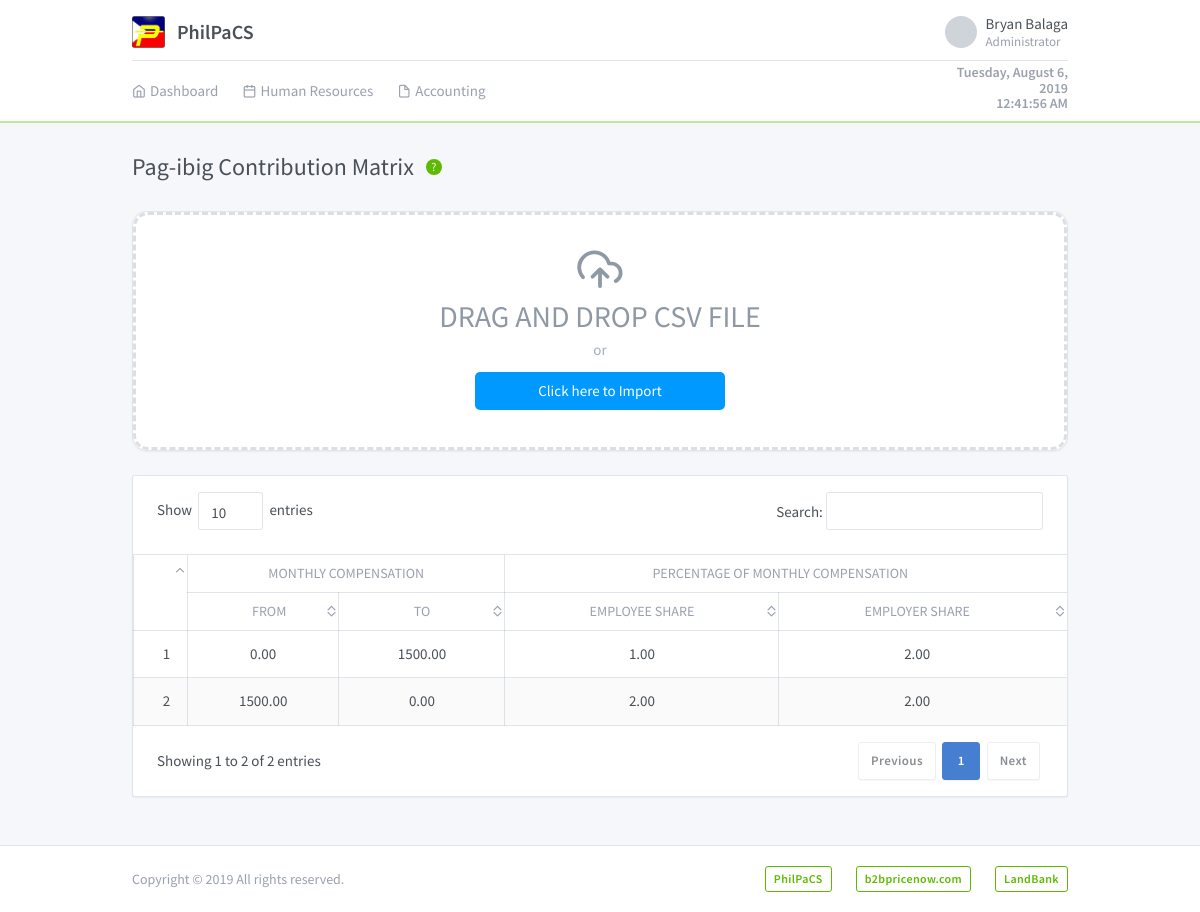
The page /system/contribution.pagibig.php (signed in) on the database as committed earlier.
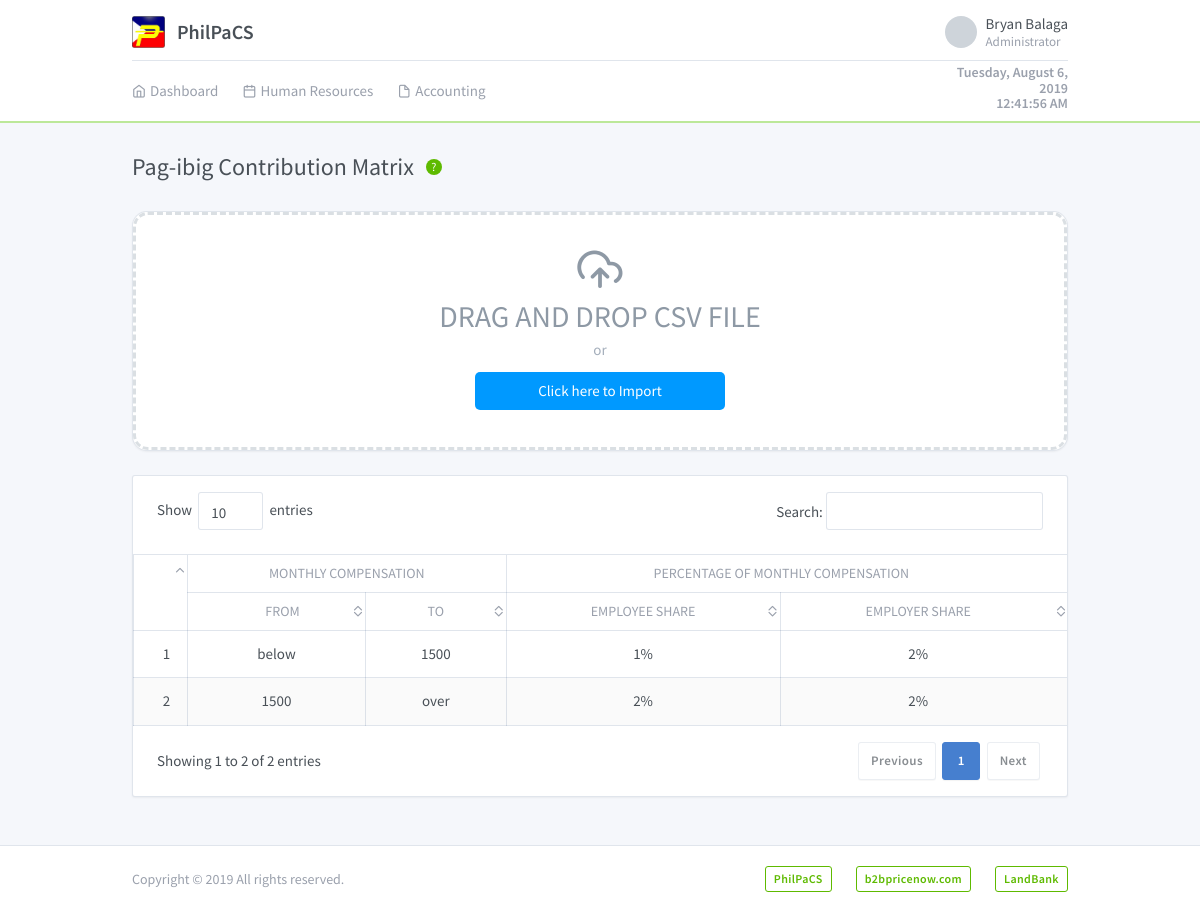
The same page on the database as committed later.
### tables this page shows
CREATE TABLE `pagibigmatrixtbl` (
  `pagibigMatrixID` int(11) NOT NULL AUTO_INCREMENT,
  `monthlyCompensationFrom` varchar(50) NOT NULL,
  `monthlyCompensationTo` varchar(50) NOT NULL,
  `employeeShare` varchar(50) NOT NULL,
  `employerShare` varchar(50) NOT NULL,
  PRIMARY KEY (`pagibigMatrixID`)
);

### models/Config.php (called while the page is built, shortened)
<?php
require_once 'Database.php';
class Config extends Database {
	protected $conn;
	public function __construct() {
		$database = new Database();
		$this->conn = $database->db_connection();
	}
	public function runQuery($sql) {
		$stmt = $this->conn->prepare($sql);
		return $stmt;
	}
}

### models/Database.php (called while the page is built, shortened)
<?php
class Database {
	private $host = "localhost";
	private $dbname = "philpacs";
	private $username = "root";
	private $password = "";
	public function db_connection(){
		try {
			$this->conn = new PDO("mysql:host=" . $this->host . ";dbname=" . $this->dbname, $this->username, $this->password);
			$this->conn->setAttribute(PDO::ATTR_ERRMODE, PDO::ERRMODE_EXCEPTION);
			return $this->conn;
		} catch (PDOException $e) {
			echo "Connection Error: " . $e->getMessage();
		}
	}
}

### system/contribution.pagibig.php (the view, shortened to what the changed rows need)
<?php
    require_once '../models/Config.php';
    $config = new Config();
    $config->isnot_loggedin();
?>
<!DOCTYPE html>
<html lang="en" dir="ltr">
  <head>
    <link rel="stylesheet" href="https://maxcdn.bootstrapcdn.com/font-awesome/4.7.0/css/font-awesome.min.css">
    <?php include '../includes/plugins.php'; ?>
    <link rel="stylesheet" type="text/css" href="../assets/css/style.css" />
  </head>
  <body class="">
        <div class="page">
          <div class="flex-fill">
            <div class="my-3 my-md-5">
              <div class="container">
                  <div class="page-header">
                    <h1 class="page-title">
                      Pag-ibig Contribution Matrix
                    </h1>
                  </div>
                  <div class="row row-cards">
                    <div class="col-lg-12">
                      <div class="card">
                        <div class="dimmer active">
                          <div id='archive-dimmer-content'>
                          <div class="table-responsive">
                            <table class="table card-table table-vcenter table-hover text-center table-bordered table-striped text-nowrap datatable" id="pagibigContributionTable">
                              <thead>
                                <tr>
                                    <th rowspan="2"></th>
                                    <th colspan="2">Monthly Compensation</th>
                                    <th colspan="2">Percentage of Monthly Compensation</th>
                                </tr>
                                <tr>
                                    <th>From</th>
                                    <th>To</th>
                                    <th>Employee Share</th>
                                    <th>Employer Share</th>
                                </tr>
                              </thead>
                              <tbody>
                                  <?php
                                      try {
                                          $stmt = $config->runQuery("SELECT * FROM pagibigmatrixtbl");
                                          $stmt->execute();
                                          while ($row = $stmt->fetch(PDO::FETCH_ASSOC)) {
                                              ?>
                                              <tr>
                                                  <td><?=$row['pagibigMatrixID'];?></td>
                                                  <td><?=$row['monthlyCompensationFrom'];?></td>
                                                  <td><?=$row['monthlyCompensationTo'];?></td>
                                                  <td><?=$row['employeeShare'];?></td>
                                                  <td><?=$row['employerShare'];?></td>
                                              </tr>
                                              <?php
                                          }
                                      } catch (PDOException $e) {
                                          echo "Connection Error: " . $e->getMessage();
                                      }
                                  ?>
                              </tbody>
                            </table>
                          </div>
                        </div>
                      </div>
                    </div>
                  </div>
              </div>
            </div>
          </div>
        </div>
  </body>
</html>

Rows that differ between the two databases and show on the page:
changed pagibigmatrixtbl id 1: monthlyCompensationFrom "0.00" → "below"; monthlyCompensationTo "1500.00" → "1500"; employeeShare "1.00" → "1%"; employerShare "2.00" → "2%"
changed pagibigmatrixtbl id 2: monthlyCompensationFrom "1500.00" → "1500"; monthlyCompensationTo "0.00" → "over"; employeeShare "2.00" → "2%"; employerShare "2.00" → "2%"
